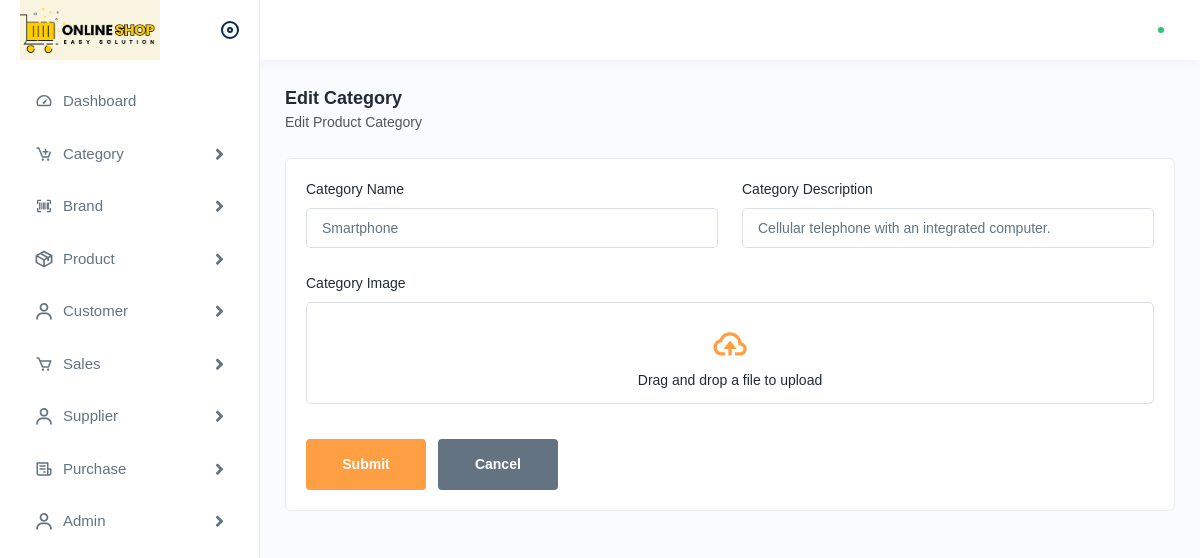
Page /gestion-stock-template/editcategory.php?id_cat=11 (signed in) on the committed database.
### tables this page shows
CREATE TABLE `categorie` (
  `id_cat` int(11) NOT NULL,
  `lib_cat` varchar(100) DEFAULT NULL,
  `desc_cat` varchar(1000) NOT NULL,
  `cat_image` varchar(10000) NOT NULL
);

### php/Class/Dao.php (called while the page is built, shortened)
<?php
class Dao {
    public static function getPDO() {
        try {
                $pdo = new \PDO('mysql:host=127.0.0.1;port=3306;dbname=gestion_des_stocks;charset=utf8mb4', "root", "Abdou_pass0");
            return $pdo;
        } catch (\Throwable) {
            exit("<b>ERREUR :</b> dans la conexion avec la DB");
        }
    }
    public static function affichetCat($id_cat) {
        $pdo = Dao::getPDO();
        $sql = "SELECT * FROM categorie WHERE id_cat = ?;";
        $stmt = $pdo->prepare($sql);
        $stmt->execute([$id_cat]);
        $cat = $stmt->fetch(PDO::FETCH_ASSOC);
        return $cat;
    }
}

### php/Class/Categorie.php (called while the page is built, shortened)
<?php
require_once("Dao.php");
class Categorie {
    public static function affichetCat($id_cat) {
        return Dao::affichetCat($id_cat);
    }
}

### gestion-stock-template/editcategory.php (the view, shortened to what this page needs)
<?php if (isset($_SESSION['admin'])): ?>
<?php
  require("../php/Class/Categorie.php");
  if (isset($_GET['id_cat'])) {
    extract($_GET);
    $cat = Categorie::affichetCat($id_cat);
  }
?>
<!DOCTYPE html>
<html lang="en">
<head>
  <link rel="stylesheet" href="assets/css/bootstrap.min.css" />
  <link rel="stylesheet" href="assets/css/animate.css" />
  <link rel="stylesheet" href="assets/plugins/select2/css/select2.min.css" />
  <link rel="stylesheet" href="assets/css/dataTables.bootstrap4.min.css" />
  <link rel="stylesheet" href="assets/plugins/fontawesome/css/fontawesome.min.css" />
  <link rel="stylesheet" href="assets/plugins/fontawesome/css/all.min.css" />
  <link rel="stylesheet" href="assets/css/style.css" />
</head>
<body>
  <div class="main-wrapper">
    <?php require_once("header.php"); ?>
    <?php require_once("sidebar.php"); ?>
    <div class="page-wrapper">
      <div class="content">
        <div class="page-header">
          <div class="page-title">
            <h4>Edit Category</h4>
            <h6>Edit Product Category</h6>
          </div>
        </div>
        <div class="card">
          <div class="card-body">
            <form class="row" method="post" action="editcategory.php" enctype="multipart/form-data">
              <div class="col-lg-6 col-sm-6 col-12">
                <div class="form-group">
                  <label>Category Name</label>
                  <input type="text" name="lib_cat" value="<?= $cat['lib_cat'] ?>" />
                </div>
              </div>
              <div class="col-lg-6 col-sm-6 col-12">
                <div class="form-group">
                  <label>Category Description</label>
                  <input type="text" name="desc_cat" value="<?= $cat['desc_cat'] ?>" />
                </div>
              </div>
              <div class="col-lg-12">
                <div class="form-group">
                  <label> Category Image</label>
                  <div class="image-upload">
                    <div class="image-uploads">
                      <img src="assets/img/icons/upload.svg" alt="img" />
                      <h4>Drag and drop a file to upload</h4>
                    </div>
                  </div>
                </div>
              </div>
              <div class="col-lg-12">
                <button class="btn btn-submit me-2" type="submit" name="edit">Submit</button>
                <a href="categorylist.php" class="btn btn-cancel">Cancel</a>
              </div>
            </form>
          </div>
        </div>
      </div>
    </div>
  </div>
</body>
</html>
<?php else: ?>
<?php header("Location: signin.php"); ?>
<?php endif ?>

### rows in the picture
categorie: lib_cat "Smartphone", desc_cat "Cellular telephone with an integrated computer."
